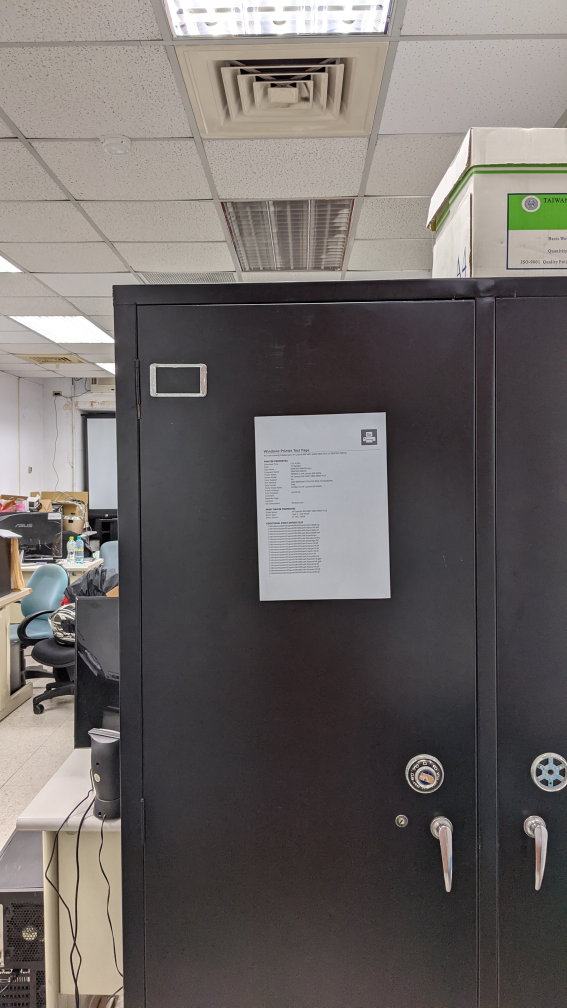
//> input picture LinearAlgebra/HW4/HW4/data.jpg, 2268 x 4032 px (shown at 1/4 size)
$ ./Source HW4/data.jpg   (built with g++ and OpenCV 4)
//> lines starting //> are read from the running program, lines starting //| are printed output that depends on the picture; after the words box and inside, x2 and y2 are one past the last pixel; in counts of white or black regions, pixels touching at a corner belong together
#include <iostream>
#include <opencv2/opencv.hpp>
#include <opencv2/imgproc/types_c.h>

using namespace std;
using namespace cv;

/*
reference:
findContours ( 尋找輪廓 ): https://ppt.cc/fchOEx
contourArea ( 計算輪廓面積 ): https://ppt.cc/fqIYtx
approxPolyDP ( 逼近邊緣 ): https://ppt.cc/f0FApx
minAreaRect ( 最佳邊框 ): https://ppt.cc/f45Axx
*/

/* 指定參數
GaussianBlur(matrix, matrix, Size(5, 5), 0);
Canny(matrix, out_ matrix, 35, 125);
findContours(matrix, contours, CV_RETR_LIST, CV_CHAIN_APPROX_SIMPLE);
approxPolyDP(contours, contours_poly, 3, true);
*/

// 取得面積最大的輪廓
vector<Point> GetBiggestContours(vector<vector<Point>>& contours);
double Distance(Point2f& l, Point2f& r);

int main(int argc, char* argv[])
{
    Mat img = imread(argv[1]);
//> img is the input picture: 4032 rows x 2268 cols, CV_8UC3; mean B, G, R 101.5, 103.5, 108.9

    // 轉灰階
    Mat gray;
    cvtColor(img, gray, CV_BGR2GRAY);
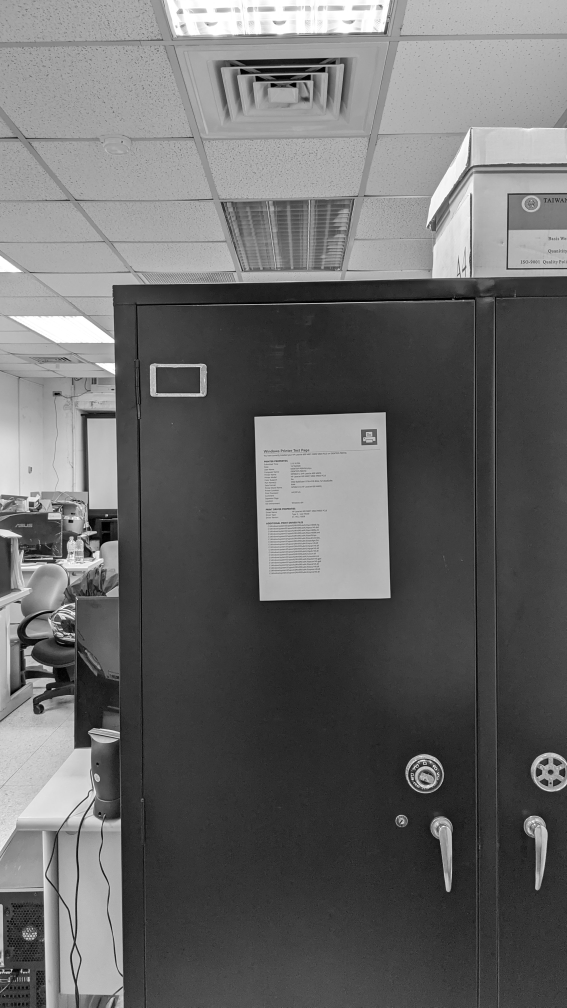
//> gray: 4032 rows x 2268 cols, CV_8UC1 (shown at 1/4 size); min 0, max 255, mean 104.9

    // 高斯模糊
    Mat Gauss;
    GaussianBlur(gray, Gauss, Size(5, 5), 0);

    Mat canny;
    Canny(Gauss, canny, 35, 125);
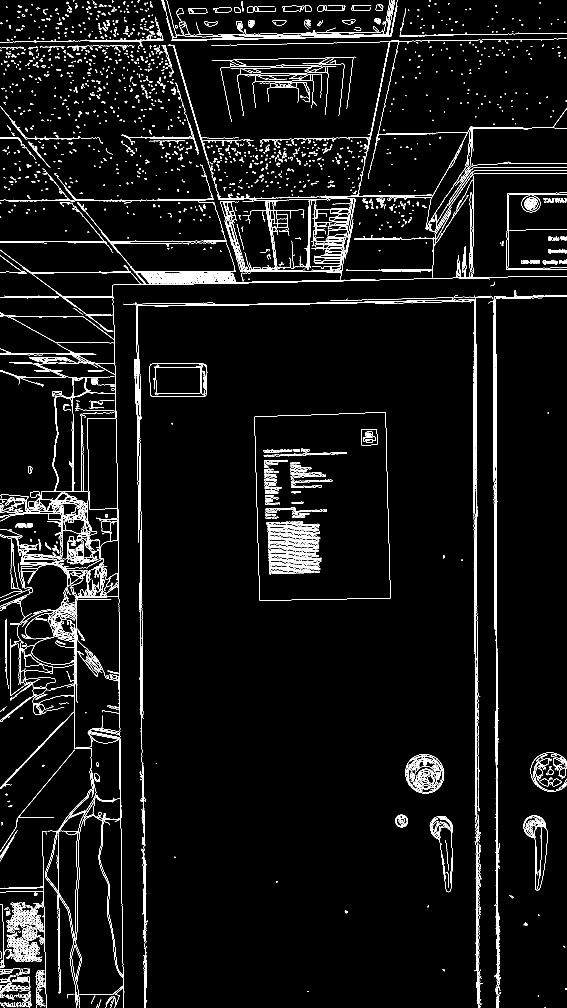
//> canny: 4032 rows x 2268 cols, CV_8UC1 (shown at 1/4 size); 2.6% white in thin lines or dots

    // 找輪廓
    vector<vector<Point>> contours; // contours (n.) 輪廓; 外型; 曲線
    findContours(canny, contours, CV_RETR_LIST, CV_CHAIN_APPROX_SIMPLE);
//> contours = 4816 contours, 3322 with area under 20; largest, box (x1, y1, x2, y2) and area: (1017, 1648, 1563, 2404) 387698, (1017, 1648, 1563, 2404) 387695, (348, 1673, 472, 2037) 41608, (348, 1673, 472, 2037) 41606, (599, 1453, 829, 1587) 29598

    // 取得面積最大的輪廓
    auto MaxContours = GetBiggestContours(contours);
//> the loop in GetBiggestContours, `for (auto& v : contours)` made 4816 passes
//> tmp on passes 1 to 3: 2, 0.5, 2
//> after the loop in GetBiggestContours, `for (auto& v : contours)`: biggest = contour of 155 points, box (x1, y1, x2, y2) (1017, 1648, 1563, 2404), area 387698
//> MaxContours has the same summary as biggest in GetBiggestContours

    // 逼近邊緣
    vector<Point> contours_poly;
    approxPolyDP(MaxContours, contours_poly, 3, true);
//> contours_poly = 4 Points (x, y): [1542, 1649], [1017, 1668], [1039, 2402], [1561, 2392]

    // 取得最佳邊框
    auto rect = minAreaRect(contours_poly);
//> rect = centre (1288.9, 2027.2), size (525.3, 743.2), angle -1.5
    Point2f boxPoints[4];
    rect.points(boxPoints);
//> boxPoints = 4 Points (x, y): [1035.9, 2405.4], [1016.9, 1662.4], [1542, 1649], [1561, 2392]

    // 像素寬度
    auto width = Distance(boxPoints[0], boxPoints[3]);
//> in Distance, `double dx = r.x - l.x;`: dx = 525.1
//> in Distance, `double dy = r.y - l.y;`: dy = -13.43
//> width = 525.3

    //// 焦距 -> 3752.24
    //auto fl = (width * 1500) / 210;

    auto l = (210 * 3752.24) / width;
//> l = 1500

    cout << l << '\n';
//| 1500
}

// 取得面積最大的輪廓
vector<Point> GetBiggestContours(vector<vector<Point>>& contours)
{
    vector<Point> biggest;
    double _max = 0;
    for (auto& v : contours)
    {
        auto tmp = contourArea(v);
        if (tmp > _max) _max = tmp, biggest = v;
    }
    return biggest;
}

double Distance(Point2f& l, Point2f& r)
{
    double dx = r.x - l.x;
    double dy = r.y - l.y;
    return sqrt(dx * dx + dy * dy);
}
